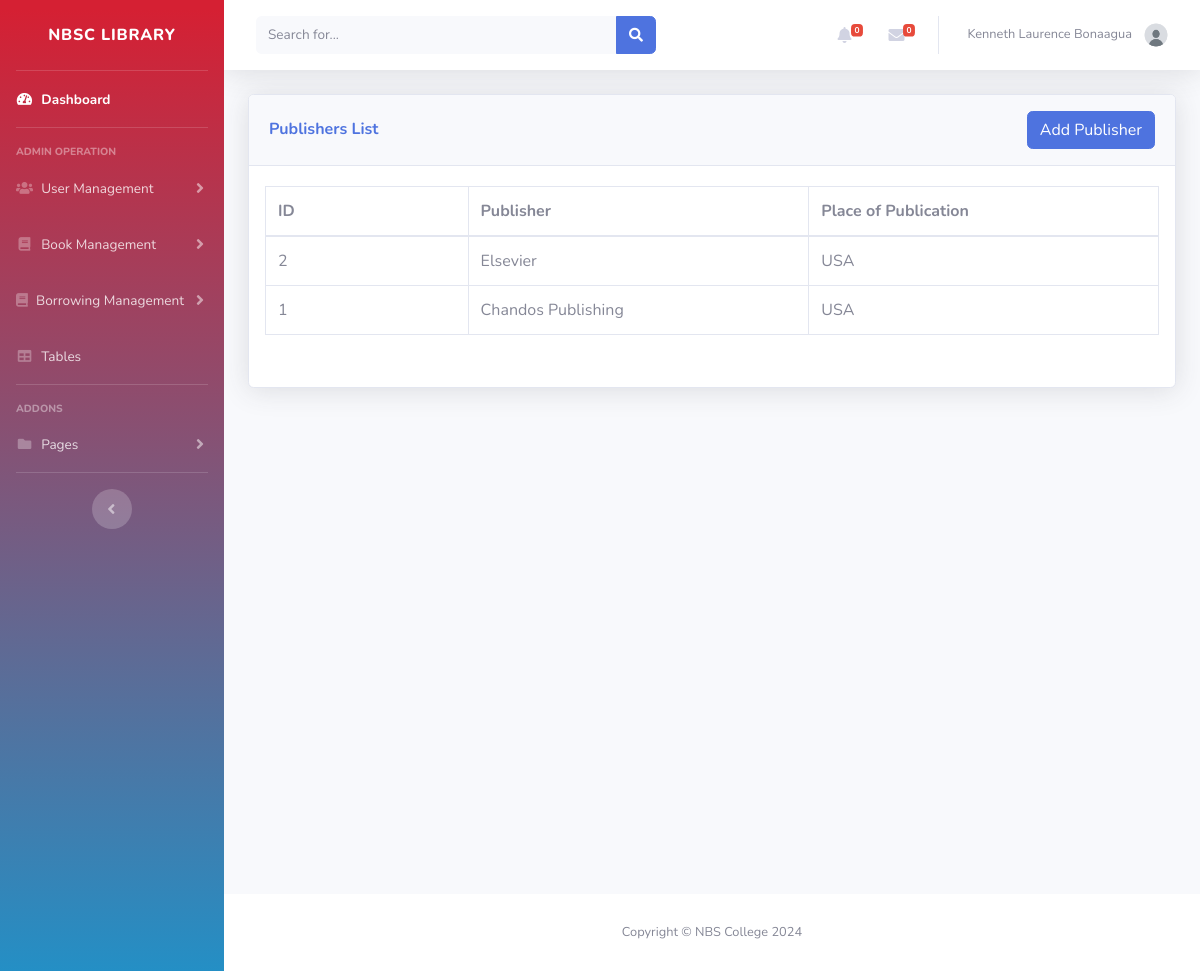
The page /Admin/publisher_list.php (signed in) on the database as committed earlier.
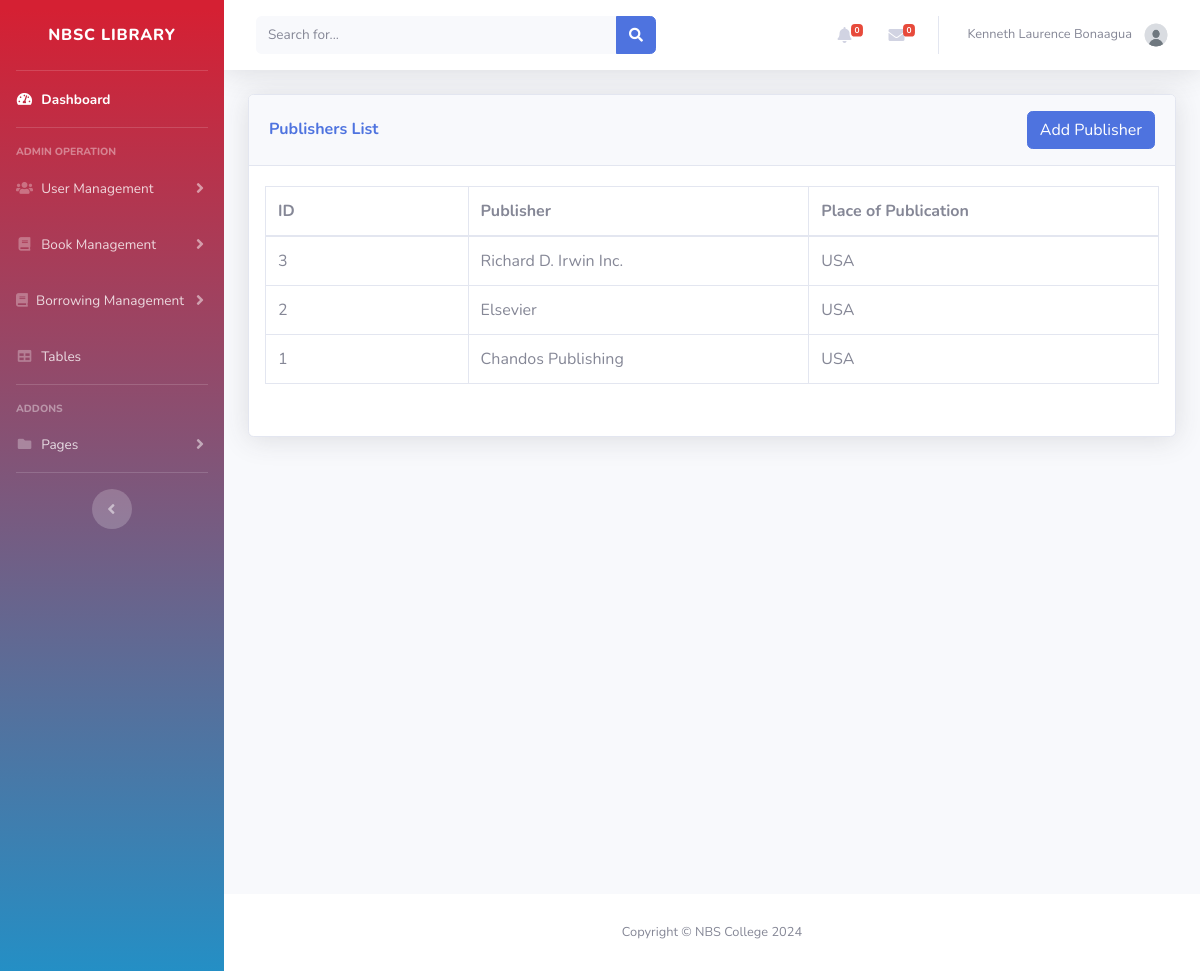
The same page on the database as committed later.
### tables this page shows
CREATE TABLE `publishers` (
  `id` int(11) NOT NULL,
  `publisher` varchar(100) NOT NULL,
  `place` varchar(100) NOT NULL
);

### Admin/publisher_list.php (the view, shortened to what this page needs)
<?php
include '../admin/inc/header.php';
include '../db.php';
$sql = "SELECT id, publisher, place FROM publishers";
$sql .= " ORDER BY id DESC";
$result = $conn->query($sql);
?>
<div id="content" class="d-flex flex-column min-vh-100">
    <div class="container-fluid">
        <div class="card shadow mb-4">
            <div class="card-header py-3 d-flex flex-wrap align-items-center justify-content-between">
                <h6 class="m-0 font-weight-bold text-primary">Publishers List</h6>
                <button class="btn btn-primary" data-toggle="modal" data-target="#addPublisherModal">Add Publisher</button>
            </div>
            <div class="card-body px-0">
                <div class="table-responsive px-3">
                    <table class="table table-bordered" id="dataTable" width="100%" cellspacing="0">
                        <thead>
                            <tr>
                                <th>ID</th>
                                <th>Publisher</th>
                                <th>Place of Publication</th>
                            </tr>
                        </thead>
                        <tbody>
                            <?php
                            if ($result->num_rows > 0) {
                                while ($row = $result->fetch_assoc()) {
                                    echo "<tr>
                                            <td>" . $row['id'] . "</td>
                                            <td>" . $row['publisher'] . "</td>
                                            <td>" . $row['place'] . "</td>
                                          </tr>";
                                }
                            }
                            ?>
                        </tbody>
                    </table>
                </div>
            </div>
        </div>
    </div>
</div>
<?php include '../Admin/inc/footer.php' ?>

Rows that differ between the two databases and show on the page:
added publishers: id "3", publisher "Richard D. Irwin Inc.", place "USA"
